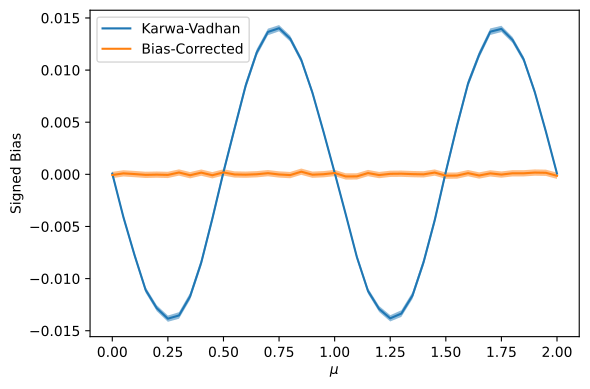

This figure's Python source:
from itertools import product
from matplotlib import pyplot as plt
import numpy as np
from scipy.stats import mode
# from scipy.signal import savgol_filter
from tqdm import tqdm

# Fixed seed for reproducibility
np.random.seed(0)

def sample(mu, sigma, N):
	return np.random.normal(mu, sigma, N)

def laplace_mech(D, t, eps):
	return np.mean(D.clip(0, t)) + np.random.laplace(0, t / (eps * len(D)))

def coarse_1d(D, eps, delta, unbiased):
	T = np.random.uniform() if unbiased else 0
	X = np.round(D - T).astype(np.int64)
	m = np.min(X)
	Y = np.bincount(X - m)
	Z = Y + np.random.laplace(0, 2/eps, Y.shape)
	Z[Y == 0] = 0

	I = np.argmax(Z)

	if Z[I] <= 2 + 2 * np.log(1 / delta) / eps:
		return np.nan
	else:
		return I + m + T

def fine_1d(D, eps, delta, c, n1, unbiased):
	mu_tilde = coarse_1d(D[:n1], eps, delta, unbiased)

	n2 = D.shape[0] - n1

	if np.isnan(mu_tilde):
		B = np.random.binomial(1, delta, n2)
		return 1/delta * np.mean(B * D[n1:])
	else:
		return np.mean(D[n1:].clip(mu_tilde - c, mu_tilde + c)) + np.random.laplace(0, 2 * c / (n2 * eps))

def fine(D, eps, delta, c, n1, unbiased):
	A = np.empty(D.shape[:-1])
	for i in np.ndindex(A.shape):
		A[i] = fine_1d(D[i], eps, delta, c, n1, unbiased)
	return A

def D(mu, N):
	return np.random.normal(mu, 1, N)

load_name = input("load results: ")

if load_name:
	data = np.load(load_name + ".npz")
	mus = data["mus"]
	unbiased_mu = data["unbiased_mu"]
	biased_mu = data["biased_mu"]
else:
	save_name = input("save results: ")

	# === EXPERIMENT PARAMS ===
	mus = np.linspace(0, 2, 41) # range of true means
	M = 1000000                 # no repetitions to estimate properties of estimator
	N = 400                     # sample size
	eps = 1                     # privacy param
	delta = 1 / N / 10          # privacy failure rate (should be o(1/N))
	c = 1                       # clipping radius around rough estimate
	n1 = N // 4                 # no samples for coarse estimation (shouldn't waste too many on this step)
	# =========================

	# repeatedly run both estimators
	unbiased_mu = np.array([
		np.array([fine(D(mu, N), eps, delta, c, n1, unbiased = True) for _ in range(M)])
		for mu in tqdm(mus)
	])
	biased_mu = np.array([
		np.array([fine(D(mu, N), eps, delta, c, n1, unbiased = False) for _ in range(M)])
		for mu in tqdm(mus)
	])

	# save results to avoid recomputing when updating plots
	np.savez(save_name + ".npz",
		M = M, N = N, eps = eps, delta = delta, c = c, n1 = n1,
		mus = mus, unbiased_mu = unbiased_mu, biased_mu = biased_mu)

print(np.mean(unbiased_mu, -1))
print(np.mean(biased_mu, -1))

plt.figure(figsize = (6, 4))

biased_err = 2 * np.std(biased_mu, -1) / np.sqrt(biased_mu.shape[-1])
biased_bias = np.mean(biased_mu, -1)
plt.plot(mus, biased_bias - mus, label = "Karwa-Vadhan")
plt.fill_between(mus, biased_bias - mus - biased_err, biased_bias - mus + biased_err, alpha = 0.5)

unbiased_err = 2 * np.std(unbiased_mu, -1) / np.sqrt(unbiased_mu.shape[-1])
unbiased_bias = np.mean(unbiased_mu, -1)
plt.plot(mus, unbiased_bias - mus, label = "Bias-Corrected")
plt.fill_between(mus, unbiased_bias - mus - unbiased_err, unbiased_bias - mus + unbiased_err, alpha = 0.5)

plt.xlabel(f"$\\mu$")
plt.ylabel("Signed Bias")
plt.legend(loc = "upper left")
plt.tight_layout()
plt.savefig((load_name or save_name) + ".pdf", bbox_inches = "tight")
plt.show()
